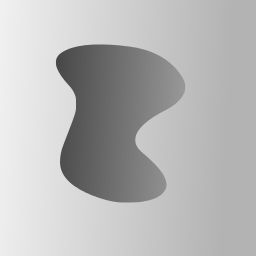
#> input picture images/blob.png, 256 x 256 px
$ jupyter execute 'Inverse Problems for Imaging.ipynb'   (shell and % lines are left out)
#> lines starting #> are read from the running program, lines starting #| are printed output that depends on the picture; after the words box and inside, x2 and y2 are one past the last pixel; in counts of white or black regions, pixels touching at a corner belong together; long printed decimals are rounded
### corruption_models.py
import numpy as np
from numpy import random
from scipy.fftpack import fft2, ifft2, fftshift, ifftshift

def add_gaussian_noise(input_image, sigma):
    noisy_image = input_image + np.random.normal(loc=0.0,scale=sigma, size=np.shape(input_image))
    return np.clip(noisy_image,a_min=0,a_max=1)

def get_inpainting_map(image_size, p):
    pixel_conservation_map = random.binomial(n=1, p=p, size=image_size)
    pixel_deletion_map = np.logical_not(pixel_conservation_map)
    return pixel_deletion_map

def apply_inpainting_map(input_image, pixel_deletion_map):
    corrupted_image = np.copy(input_image)
    corrupted_image[pixel_deletion_map==1] = 0.0
    return corrupted_image

def blur_and_add_noise(input_image, blur_kernel, noise_sigma):
    corrupted_image = np.real(ifft2(fft2(input_image) * fft2(fftshift(blur_kernel))))
    corrupted_image = corrupted_image + np.random.normal(loc=0.0, scale=noise_sigma, size=np.shape(corrupted_image))
    return corrupted_image

def gaussian_blur(input_image, blur_kernel):
    corrupted_image = np.real(ifft2(fft2(input_image) * fft2(fftshift(blur_kernel))))
    return corrupted_image

def gaussian_blur_gramian(input_image, blur_kernel):
    return gaussian_blur(gaussian_blur(input_image, blur_kernel), blur_kernel)

def inpainting_gramian(input_image, pixel_deletion_map):
    return apply_inpainting_map(input_image, pixel_deletion_map)

### utils.py
import numpy as np

# [9 lines left out: functions normalize_to_01, normalize_imagenet_method, not called in this run]

def calculate_psnr(test_image, true_image):
    if not np.array_equal(np.shape(test_image), np.shape(true_image)):
        print('The arrays must be the same size to calculate PSNR')
        exit()

    max_intensity = np.max(true_image[:])
    image_size = np.prod(np.shape(test_image))
    mse = np.sum(np.square(true_image - test_image)[:]) / image_size
    psnr = 20. * np.log10(max_intensity) - 10. * np.log10(mse)
    return psnr

### Inverse Problems for Imaging.ipynb
## Inverse Problems in Imaging
In this notebook we'll move on from denoising and begin to tackle inverse problems. Our notation will be as follows: we want to find $f$, given $y$ and $A$, where $y = A f$. We may also add noise so that we have $y = A f + \epsilon$. Here, $A$ is a linear operator (can be expressed as a matrix multiply). If $A = I$, then this is exactly the denoising setting we've been using for now.

So our task is to minimize this term:
$$ || A f - y ||_2^2$$
for $f$. If we're lucky, we can use the **normal equations**:
$$A^\top A f = A^\top y$$
to get the right solution. Sometimes, as we'll demonstrate, this approach is not enough.

In this module, we'll first start off by demo-ing our forward operators under consideration, we'll attempt to solve them with direct inversion. Later we'll deal with sparsity and other forms of regularization.

As usual, let's start off by importing our favorite test image.

[cell 1]
import imageio, os, utils
import numpy as np
import matplotlib.pyplot as plt
plt.rcParams['figure.figsize'] = [10, 10]
cwd = os.getcwd()
image_folder = cwd + "/images/"

example_image_path = image_folder + "blob.png"
test_image = imageio.imread(example_image_path, pilmode='L')
#> test_image is the input picture: shape (256, 256); min 72, max 240, mean 183.8
fig = plt.figure()
plt.imshow(test_image, cmap='gray')
plt.show()

#### Deconvolution (deblurring)
The first forward model we'll deal with is a simple convolution. In our case, we'll stick with a simple Gaussian convolution. Remember the Gaussian filter from the first denoising module? We'll be using it here.

[cell 2]
from scipy.signal import convolve
import corruption_models
def gaussian_filter_coeffs(size, sigma):
    x, y = np.mgrid[-size//2 + 1:size//2 + 1, -size//2 + 1:size//2 + 1]
    g = np.exp(-((x**2 + y**2)/(2.0*sigma**2)))
    return g / np.sum(g[:])

def uniform_filter_coeffs(size, width):
    g = np.zeros((size,size))
    lower_bound = int(size//2 - width//2)
    upper_bound = int(size//2 + width//2)
    g[lower_bound:upper_bound, lower_bound:upper_bound] = 1
    return g / np.sum(g[:])

image_dimensions = np.shape(test_image)[0]
#> image_dimensions = 256
kernel_sigma = 5
noise_sigma = np.sqrt(0.000001)
blur_kernel = gaussian_filter_coeffs(image_dimensions, kernel_sigma)
# blur_kernel = uniform_filter_coeffs(image_dimensions, kernel_sigma)

corrupted_image = corruption_models.blur_and_add_noise(test_image, blur_kernel, noise_sigma)
#> in blur_and_add_noise, `corrupted_image = np.real(ifft2(fft2(input_image) * fft2(fftshift(blur..`:
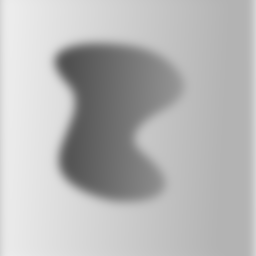
#> corrupted_image: shape (256, 256) float64; min 81.05, max 236.6, mean 183.8
#> in blur_and_add_noise, `corrupted_image = np.real(ifft2(fft2(input_image) * fft2(fftshift(blur..`:
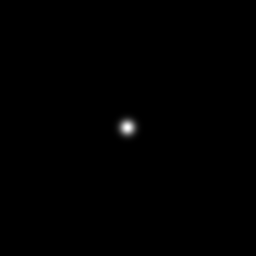
#> blur_kernel: shape (256, 256) float64; min 1.53e-287, max 0.00637, mean 1.53e-05; drawn with min black and max white
# blurred_image = corruption_models.gaussian_blur(test_image, blur_kernel)

fig = plt.figure()
plt.imshow(blur_kernel, cmap='gray'); plt.title("Blur Kernel"); plt.colorbar()
fig = plt.figure()
plt.imshow(corrupted_image, cmap='gray'); plt.title("Corrupted Image")
plt.show()
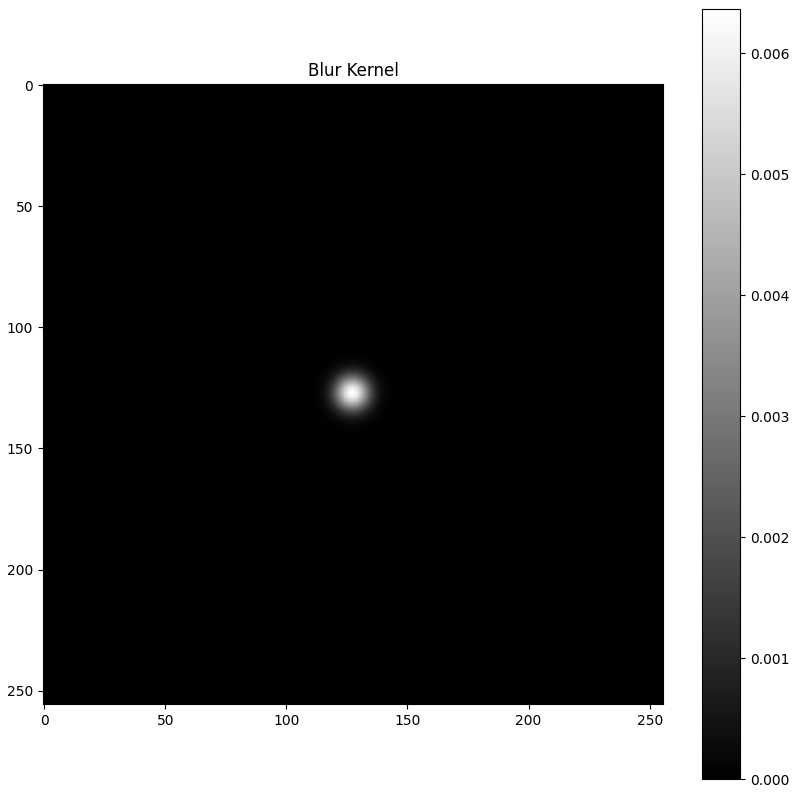
#> figure drawn by matplotlib, 2 panels

We already demonstrated that we can apply the blur in Fourier space - let's do the deconvolution there as well!

We'll first demonstrate straightforward inversion in Fourier space, just ignoring the noise.

We'll first demonstrate Wiener filtering, which is in the L2 sense the optimal reconstruction. Note that the reconstruction has some ringing near the edges - we'll want to get rid of those with some regularization in the next module.

[cell 3]
from scipy.fftpack import fft2, ifft2, fftshift, ifftshift

def naive_linear_inverse(input_data, convolution_kernel):
    filter_fft = fft2(ifftshift(convolution_kernel))
    fourier_data = fft2(input_data)
    naive_filter = filter_fft
    return np.real(ifft2(fourier_data / (naive_filter + 1e-13)))

# test_data = wiener_filter(input_data=corrupted_image, corruption_kernel=blur_kernel, noise_sigma=noise_sigma)
naive_reconstruction = naive_linear_inverse(input_data=corrupted_image, convolution_kernel=blur_kernel)
#> in naive_linear_inverse, `return np.real(ifft2(fourier_data / (naive_filter + 1e-13)))`:
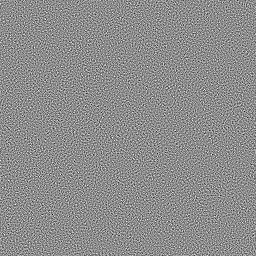
#> returned value: shape (256, 256) float64; min -4.38e+10, max 3.54e+10, mean 183.8; drawn with min black and max white
fig = plt.figure()
plt.imshow(naive_reconstruction, cmap='gray'); plt.title("Restored Image - Naive Filter")
plt.show()

This reconstruction is obviously suboptimal! What happened here?

Let's examine the fft of the blur kernel we used.

[cell 4]
filter_fft = fftshift(fft2(ifftshift(blur_kernel)))

fig = plt.figure()
plt.imshow(np.abs(filter_fft), cmap='gray'); plt.title("Naive Filter's FFT"); plt.colorbar()
plt.show()
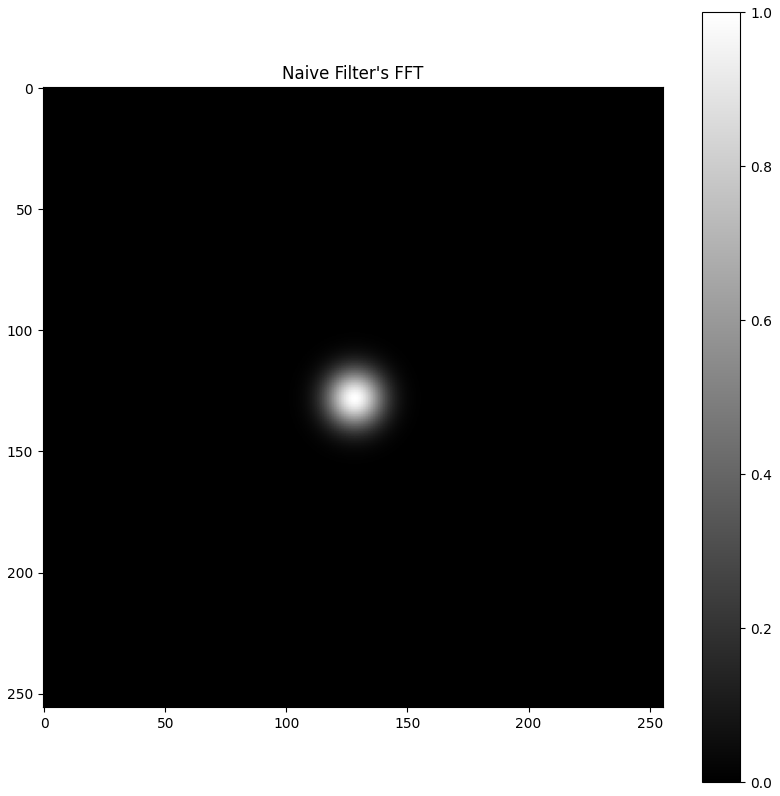
#> figure drawn by matplotlib, 2 panels

This filter is ill-conditioned. Note the large portions of the filter that have 0 magnitude - if we divide by these we're going to get garbage at best. In addition, even adding a small constant to the areas with 0 magnitude won't help, because we're going to be preferentially amplifying noise in those regions.

For ill-conditioned problems like these, naive regularization might partially work, but you're almost certainly going to blow up the noise more than the signal you're interested in. Let's look at a regularization scheme we can use to attenuate the noise a bit.

### Tikhonov Regularization
Tikhonov, or ridge, regression consists of minimizing the following expression:
$$ || A \ f - y ||_2^2 + \frac{\lambda}{2} \ ||f||_2^2.$$
Like before, we can solve the normal equations to get the following optimality condition:
$$(A^\top A + \lambda I) \ f = A^\top y$$

Unfortunately, actually solving the above equation analytically is very computationally costly. But in the deblurring case, we're able to add in a regularization term in Fourier space. In this case, the Tikhonov norm penalty has an impulse response that acts like a discrete Laplacian operator.

[cell 5]
from scipy.fftpack import fft2, ifft2, fftshift, ifftshift

def tikhonov_fft(size):
    output_filter = np.zeros((size, size))
    laplacian = np.asarray([[1,3,1],[3,-20,3],[1,3,1]])
    output_filter[:3,:3] = laplacian
    output_filter = np.roll(output_filter,(-1,-1))
    return fft2(output_filter)


def tikhonov_filter(input_data, corruption_kernel, noise_sigma):
    size = np.shape(input_data)[0]
    S = tikhonov_fft(size)
    filter_shifted = fft2(fftshift(corruption_kernel))
    fourier_data = fft2(input_data)

    weiner_filter = np.conj(filter_shifted) / (np.square(np.abs(filter_shifted)) + noise_sigma**2*np.square(np.abs(S)) + 1e-13)
    return np.real(ifft2(fourier_data * weiner_filter))

tikhonov_reconstruction = tikhonov_filter(input_data=corrupted_image, corruption_kernel=blur_kernel, noise_sigma=noise_sigma)
#> in tikhonov_filter, `return np.real(ifft2(fourier_data * weiner_filter))`:
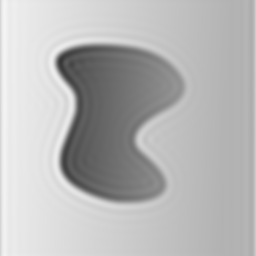
#> returned value: shape (256, 256) float64; min 55.88, max 244.8, mean 183.8

print("PSNR: " + str(utils.calculate_psnr(tikhonov_reconstruction, test_image)))
#> in calculate_psnr, `max_intensity = np.max(true_image[:])`: max_intensity = 240
#> in calculate_psnr, `mse = np.sum(np.square(true_image - test_image)[:]) / image_size`: mse = 35.89
#> in calculate_psnr, `psnr = 20. * np.log10(max_intensity) - 10. * np.log10(mse)`: psnr = 32.07
#| PSNR: 32.067

fig = plt.figure()
plt.imshow(tikhonov_reconstruction, cmap='gray'); plt.title("Restored Image - Tikhonov Regularization")
plt.show()

This is much better, but we still see some evidence of ringing. Let's try one more analytical inversion method before we move on to iterative methods.

### Wiener Filtering
Wiener filtering is optimal in the L2 sense in terms of analytical inverses for linear forward problems with Gaussian noise. The filter is given in Fourier space as:

$$W(\omega_1, \omega_2) = \frac{H(\omega_1, \omega_2)^* \ S(\omega_1, \omega_2)}{|H(\omega_1, \omega_2)|^2 \ S(\omega_1, \omega_2) + \sigma^2}$$

Where $H$ is the frequency response of our corruption model, $S$ is the power spectrum of our input, and $\sigma$ is the standard deviation of our Gaussian noise. If the noise has a different power spectrum, we can incorporate that as well, by changing $\sigma^2$ from being a constant to being the power spectrum of the noise.

In code, this will look like:

[cell 6]
def psd_estimate(size):
    # The power spectrum of natural images seems to decay like 1 / F^\alpha, where
    # \alpha is around 2. What's the best alpha here? A better psd estimate might be better for reconstruction...
    alpha = 2.0
    x, y = np.mgrid[-size//2 + 1:size//2+1, -size//2 + 1:size//2+1]
    x = np.array(x, dtype=np.complex); y = np.array(y, dtype=np.complex)
    g = 1. / ((x*2./size)**alpha + (y*2./size)**alpha + 1e-13)
    return g

def wiener_filter(input_data, corruption_kernel, noise_sigma):
    size = np.shape(input_data)[0]
    S = fftshift(psd_estimate(size))
    filter_shifted = fft2(fftshift(corruption_kernel))
    fourier_data = fft2(input_data)
    weiner_filter = np.conj(filter_shifted)*S / (np.square(np.abs(filter_shifted))*S + noise_sigma**2 + 1e-13)
    return np.real(ifft2(fourier_data * weiner_filter))


wiener_data = wiener_filter(input_data=corrupted_image, corruption_kernel=blur_kernel, noise_sigma=noise_sigma)

print("PSNR: " + str(utils.calculate_psnr(wiener_data, test_image)))
#| PSNR: 33.448

fig = plt.figure()
plt.imshow(wiener_data, cmap='gray'); plt.title("Restored Image - Wiener Filter")
plt.show()

This is a better reconstruction in terms of PSNR, but still has ringing. Later we'll try to find methods that can help deal with that.

### Inpainting
Before we get to other inverse problem solutions, let's take a quick glance at our inpainting problem, the other forward model we'll be using later. Briefly, our forward model will zero out pixels at random in our image. The corruption_models.py module can be used to generate such a random mask, as well as apply it to an image:

[cell 7]
pixel_deletion_mask = corruption_models.get_inpainting_map(np.shape(test_image), p=0.95)
inpainting_corrupted_image = corruption_models.apply_inpainting_map(test_image, pixel_deletion_mask)
#> in apply_inpainting_map, `corrupted_image[pixel_deletion_map==1] = 0.0`:
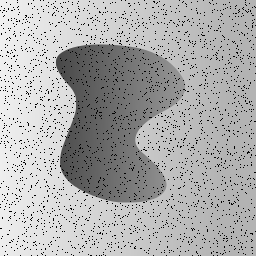
#> corrupted_image: shape (256, 256); 5.07% of pixels changed, all inside (x1, y1, x2, y2) = (0, 0, 256, 256)

fig = plt.figure()
plt.imshow(1.0*pixel_deletion_mask, cmap='gray'); plt.title("Inpainting Mask")
fig = plt.figure()
plt.imshow(inpainting_corrupted_image, cmap='gray'); plt.title("Corrupted Image")
plt.show()
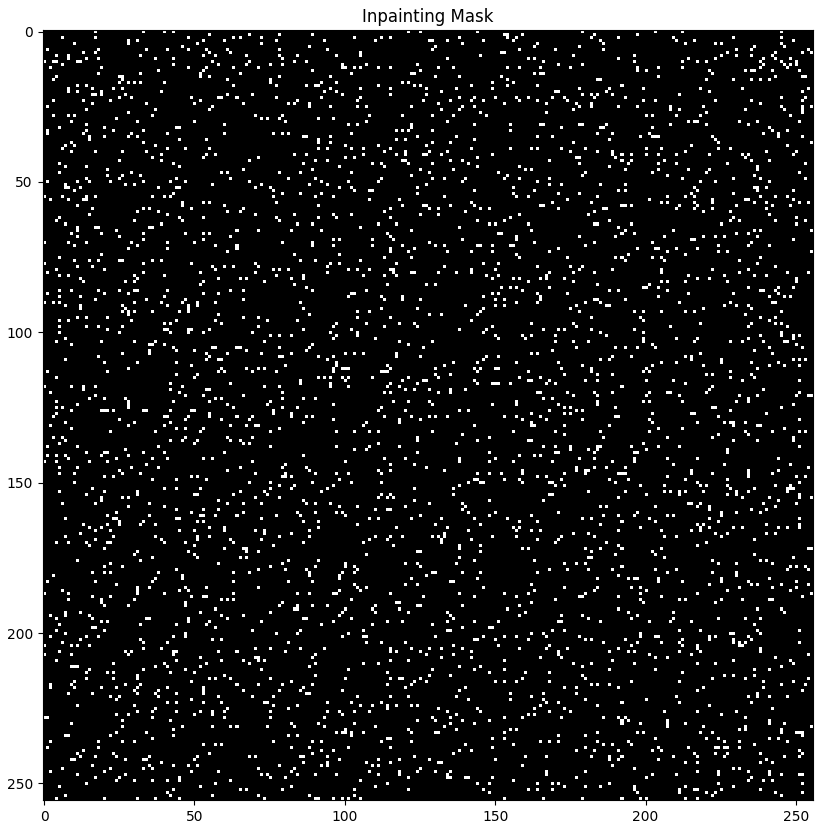
#> figure drawn by matplotlib, 1 panel

We won't be able to use a standard linear inverse, and Tikhonov regularization will just shrink the nonzero elements of the image. We'll explore using iterative approaches in the next workbook, but if you happen across something like this in the future, skimage has some standard ways to deal with inpainting:

[cell 8]
from skimage import restoration
import warnings
# Please turn p up higher than 0.2. inpaint_biharmonic is very, very slow.
pixel_deletion_mask = corruption_models.get_inpainting_map(np.shape(test_image), p=0.2)
inpainting_corrupted_image = corruption_models.apply_inpainting_map(test_image, pixel_deletion_mask)
#> in apply_inpainting_map (call 2), `corrupted_image[pixel_deletion_map==1] = 0.0`:
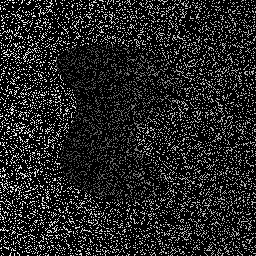
#> corrupted_image: shape (256, 256); min 0, max 240, mean 36.8

# This doesn't actually do anything to the image, but the inpaint_biharmonic
# function uses some methods that scipy.sparse gets really upset about.
# Note that this will take a while!
warnings.filterwarnings("ignore", category=FutureWarning)
inpainting_restored = restoration.inpaint_biharmonic(inpainting_corrupted_image, pixel_deletion_mask)
warnings.filterwarnings("default", category=FutureWarning)

fig = plt.figure()
plt.imshow(inpainting_restored, cmap='gray'); plt.title("Biharmonic Inpainting")
plt.show()
